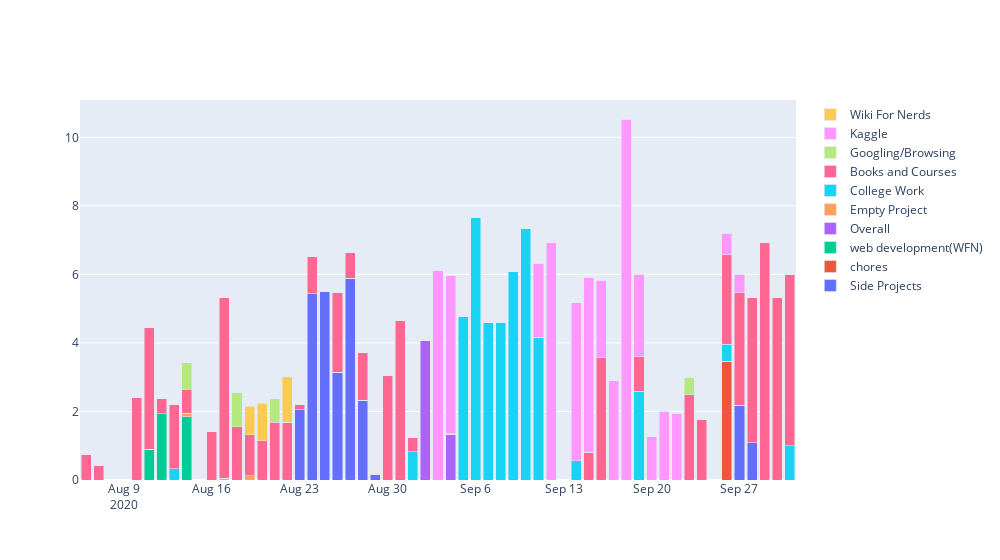

Notebook source saved alongside this figure:
### Code cell
fig,y  =build_stacked_bar(return_df)
fig.show()
